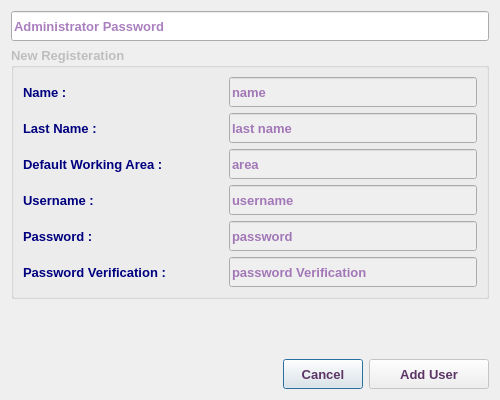
<?xml version="1.0" encoding="UTF-8"?>
<ui version="4.0">
 <class>AddUserDialog</class>
 <widget class="QDialog" name="AddUserDialog">
  <property name="windowModality">
   <enum>Qt::NonModal</enum>
  </property>
  <property name="enabled">
   <bool>true</bool>
  </property>
  <property name="geometry">
   <rect>
    <x>0</x>
    <y>0</y>
    <width>500</width>
    <height>400</height>
   </rect>
  </property>
  <property name="sizePolicy">
   <sizepolicy hsizetype="Fixed" vsizetype="Fixed">
    <horstretch>0</horstretch>
    <verstretch>0</verstretch>
   </sizepolicy>
  </property>
  <property name="minimumSize">
   <size>
    <width>500</width>
    <height>400</height>
   </size>
  </property>
  <property name="maximumSize">
   <size>
    <width>500</width>
    <height>400</height>
   </size>
  </property>
  <property name="font">
   <font>
    <family>Tahoma</family>
    <pointsize>10</pointsize>
   </font>
  </property>
  <property name="windowTitle">
   <string>Add New User</string>
  </property>
  <property name="windowIcon">
   <iconset resource="../../../../image.qrc">
    <normaloff>:/Image/add.png</normaloff>:/Image/add.png</iconset>
  </property>
  <property name="modal">
   <bool>true</bool>
  </property>
  <layout class="QVBoxLayout" name="verticalLayout_2">
   <item>
    <widget class="QLineEdit" name="adminPasswordLE">
     <property name="sizePolicy">
      <sizepolicy hsizetype="Expanding" vsizetype="Fixed">
       <horstretch>0</horstretch>
       <verstretch>0</verstretch>
      </sizepolicy>
     </property>
     <property name="minimumSize">
      <size>
       <width>170</width>
       <height>30</height>
      </size>
     </property>
     <property name="maximumSize">
      <size>
       <width>500</width>
       <height>30</height>
      </size>
     </property>
     <property name="font">
      <font>
       <family>Tahoma</family>
       <pointsize>10</pointsize>
       <weight>75</weight>
       <bold>true</bold>
      </font>
     </property>
     <property name="styleSheet">
      <string notr="true">color: rgb(85, 0, 127);</string>
     </property>
     <property name="echoMode">
      <enum>QLineEdit::Password</enum>
     </property>
     <property name="placeholderText">
      <string>Administrator Password</string>
     </property>
    </widget>
   </item>
   <item>
    <widget class="QGroupBox" name="groupBox">
     <property name="enabled">
      <bool>false</bool>
     </property>
     <property name="font">
      <font>
       <family>Tahoma</family>
       <pointsize>10</pointsize>
       <weight>75</weight>
       <bold>true</bold>
      </font>
     </property>
     <property name="title">
      <string>New Registeration</string>
     </property>
     <layout class="QVBoxLayout" name="verticalLayout">
      <item>
       <layout class="QHBoxLayout" name="horizontalLayout">
        <item>
         <widget class="QLabel" name="label">
          <property name="minimumSize">
           <size>
            <width>200</width>
            <height>30</height>
           </size>
          </property>
          <property name="maximumSize">
           <size>
            <width>200</width>
            <height>30</height>
           </size>
          </property>
          <property name="font">
           <font>
            <family>Tahoma</family>
            <pointsize>10</pointsize>
            <weight>75</weight>
            <bold>true</bold>
           </font>
          </property>
          <property name="styleSheet">
           <string notr="true">color: rgb(0, 0, 127);</string>
          </property>
          <property name="text">
           <string>Name :</string>
          </property>
         </widget>
        </item>
        <item>
         <widget class="QLineEdit" name="nameLE">
          <property name="minimumSize">
           <size>
            <width>200</width>
            <height>30</height>
           </size>
          </property>
          <property name="maximumSize">
           <size>
            <width>500</width>
            <height>30</height>
           </size>
          </property>
          <property name="font">
           <font>
            <family>Tahoma</family>
            <pointsize>10</pointsize>
            <weight>75</weight>
            <bold>true</bold>
           </font>
          </property>
          <property name="styleSheet">
           <string notr="true">color: rgb(85, 0, 127);</string>
          </property>
          <property name="echoMode">
           <enum>QLineEdit::Normal</enum>
          </property>
          <property name="placeholderText">
           <string>name</string>
          </property>
         </widget>
        </item>
       </layout>
      </item>
      <item>
       <layout class="QHBoxLayout" name="horizontalLayout_2">
        <item>
         <widget class="QLabel" name="label_2">
          <property name="minimumSize">
           <size>
            <width>200</width>
            <height>30</height>
           </size>
          </property>
          <property name="maximumSize">
           <size>
            <width>200</width>
            <height>30</height>
           </size>
          </property>
          <property name="font">
           <font>
            <family>Tahoma</family>
            <pointsize>10</pointsize>
            <weight>75</weight>
            <bold>true</bold>
           </font>
          </property>
          <property name="styleSheet">
           <string notr="true">color: rgb(0, 0, 127);</string>
          </property>
          <property name="text">
           <string>Last Name :</string>
          </property>
         </widget>
        </item>
        <item>
         <widget class="QLineEdit" name="lastnameLE">
          <property name="minimumSize">
           <size>
            <width>200</width>
            <height>30</height>
           </size>
          </property>
          <property name="maximumSize">
           <size>
            <width>500</width>
            <height>30</height>
           </size>
          </property>
          <property name="font">
           <font>
            <family>Tahoma</family>
            <pointsize>10</pointsize>
            <weight>75</weight>
            <bold>true</bold>
           </font>
          </property>
          <property name="styleSheet">
           <string notr="true">color: rgb(85, 0, 127);</string>
          </property>
          <property name="echoMode">
           <enum>QLineEdit::Normal</enum>
          </property>
          <property name="placeholderText">
           <string>last name</string>
          </property>
         </widget>
        </item>
       </layout>
      </item>
      <item>
       <layout class="QHBoxLayout" name="horizontalLayout_3">
        <item>
         <widget class="QLabel" name="label_3">
          <property name="minimumSize">
           <size>
            <width>200</width>
            <height>30</height>
           </size>
          </property>
          <property name="maximumSize">
           <size>
            <width>200</width>
            <height>30</height>
           </size>
          </property>
          <property name="font">
           <font>
            <family>Tahoma</family>
            <pointsize>10</pointsize>
            <weight>75</weight>
            <bold>true</bold>
           </font>
          </property>
          <property name="styleSheet">
           <string notr="true">color: rgb(0, 0, 127);</string>
          </property>
          <property name="text">
           <string>Default Working Area :</string>
          </property>
         </widget>
        </item>
        <item>
         <widget class="QLineEdit" name="areaLE">
          <property name="minimumSize">
           <size>
            <width>200</width>
            <height>30</height>
           </size>
          </property>
          <property name="maximumSize">
           <size>
            <width>500</width>
            <height>30</height>
           </size>
          </property>
          <property name="font">
           <font>
            <family>Tahoma</family>
            <pointsize>10</pointsize>
            <weight>75</weight>
            <bold>true</bold>
           </font>
          </property>
          <property name="styleSheet">
           <string notr="true">color: rgb(85, 0, 127);</string>
          </property>
          <property name="echoMode">
           <enum>QLineEdit::Normal</enum>
          </property>
          <property name="placeholderText">
           <string>area</string>
          </property>
         </widget>
        </item>
       </layout>
      </item>
      <item>
       <layout class="QHBoxLayout" name="horizontalLayout_4">
        <item>
         <widget class="QLabel" name="label_4">
          <property name="minimumSize">
           <size>
            <width>200</width>
            <height>30</height>
           </size>
          </property>
          <property name="maximumSize">
           <size>
            <width>200</width>
            <height>30</height>
           </size>
          </property>
          <property name="font">
           <font>
            <family>Tahoma</family>
            <pointsize>10</pointsize>
            <weight>75</weight>
            <bold>true</bold>
           </font>
          </property>
          <property name="styleSheet">
           <string notr="true">color: rgb(0, 0, 127);</string>
          </property>
          <property name="text">
           <string>Username :</string>
          </property>
         </widget>
        </item>
        <item>
         <widget class="QLineEdit" name="usernameLE">
          <property name="minimumSize">
           <size>
            <width>200</width>
            <height>30</height>
           </size>
          </property>
          <property name="maximumSize">
           <size>
            <width>500</width>
            <height>30</height>
           </size>
          </property>
          <property name="font">
           <font>
            <family>Tahoma</family>
            <pointsize>10</pointsize>
            <weight>75</weight>
            <bold>true</bold>
           </font>
          </property>
          <property name="styleSheet">
           <string notr="true">color: rgb(85, 0, 127);</string>
          </property>
          <property name="echoMode">
           <enum>QLineEdit::Normal</enum>
          </property>
          <property name="placeholderText">
           <string>username</string>
          </property>
         </widget>
        </item>
       </layout>
      </item>
      <item>
       <layout class="QHBoxLayout" name="horizontalLayout_5">
        <item>
         <widget class="QLabel" name="label_5">
          <property name="minimumSize">
           <size>
            <width>200</width>
            <height>30</height>
           </size>
          </property>
          <property name="maximumSize">
           <size>
            <width>200</width>
            <height>30</height>
           </size>
          </property>
          <property name="font">
           <font>
            <family>Tahoma</family>
            <pointsize>10</pointsize>
            <weight>75</weight>
            <bold>true</bold>
           </font>
          </property>
          <property name="styleSheet">
           <string notr="true">color: rgb(0, 0, 127);</string>
          </property>
          <property name="text">
           <string>Password :</string>
          </property>
         </widget>
        </item>
        <item>
         <widget class="QLineEdit" name="passwordLE">
          <property name="minimumSize">
           <size>
            <width>200</width>
            <height>30</height>
           </size>
          </property>
          <property name="maximumSize">
           <size>
            <width>500</width>
            <height>30</height>
           </size>
          </property>
          <property name="font">
           <font>
            <family>Tahoma</family>
            <pointsize>10</pointsize>
            <weight>75</weight>
            <bold>true</bold>
           </font>
          </property>
          <property name="styleSheet">
           <string notr="true">color: rgb(85, 0, 127);</string>
          </property>
          <property name="echoMode">
           <enum>QLineEdit::Password</enum>
          </property>
          <property name="placeholderText">
           <string>password</string>
          </property>
         </widget>
        </item>
       </layout>
      </item>
      <item>
       <layout class="QHBoxLayout" name="horizontalLayout_6">
        <item>
         <widget class="QLabel" name="label_6">
          <property name="minimumSize">
           <size>
            <width>200</width>
            <height>30</height>
           </size>
          </property>
          <property name="maximumSize">
           <size>
            <width>200</width>
            <height>30</height>
           </size>
          </property>
          <property name="font">
           <font>
            <family>Tahoma</family>
            <pointsize>10</pointsize>
            <weight>75</weight>
            <bold>true</bold>
           </font>
          </property>
          <property name="styleSheet">
           <string notr="true">color: rgb(0, 0, 127);</string>
          </property>
          <property name="text">
           <string>Password Verification :</string>
          </property>
         </widget>
        </item>
        <item>
         <widget class="QLineEdit" name="passwordVerifyLE">
          <property name="minimumSize">
           <size>
            <width>200</width>
            <height>30</height>
           </size>
          </property>
          <property name="maximumSize">
           <size>
            <width>500</width>
            <height>30</height>
           </size>
          </property>
          <property name="font">
           <font>
            <family>Tahoma</family>
            <pointsize>10</pointsize>
            <weight>75</weight>
            <bold>true</bold>
           </font>
          </property>
          <property name="styleSheet">
           <string notr="true">color: rgb(85, 0, 127);</string>
          </property>
          <property name="echoMode">
           <enum>QLineEdit::Password</enum>
          </property>
          <property name="placeholderText">
           <string>password Verification</string>
          </property>
         </widget>
        </item>
       </layout>
      </item>
     </layout>
    </widget>
   </item>
   <item>
    <spacer name="verticalSpacer">
     <property name="font">
      <font>
       <family>Tahoma</family>
       <pointsize>10</pointsize>
      </font>
     </property>
     <property name="orientation">
      <enum>Qt::Vertical</enum>
     </property>
     <property name="sizeHint" stdset="0">
      <size>
       <width>20</width>
       <height>40</height>
      </size>
     </property>
    </spacer>
   </item>
   <item>
    <layout class="QHBoxLayout" name="horizontalLayout_7">
     <item>
      <spacer name="horizontalSpacer">
       <property name="font">
        <font>
         <family>Tahoma</family>
         <pointsize>10</pointsize>
        </font>
       </property>
       <property name="orientation">
        <enum>Qt::Horizontal</enum>
       </property>
       <property name="sizeHint" stdset="0">
        <size>
         <width>40</width>
         <height>20</height>
        </size>
       </property>
      </spacer>
     </item>
     <item>
      <widget class="QPushButton" name="cancelBtn">
       <property name="minimumSize">
        <size>
         <width>0</width>
         <height>30</height>
        </size>
       </property>
       <property name="maximumSize">
        <size>
         <width>200</width>
         <height>30</height>
        </size>
       </property>
       <property name="font">
        <font>
         <family>Tahoma</family>
         <pointsize>10</pointsize>
         <weight>75</weight>
         <bold>true</bold>
        </font>
       </property>
       <property name="styleSheet">
        <string notr="true">color: rgb(92, 53, 102);</string>
       </property>
       <property name="text">
        <string>Cancel</string>
       </property>
      </widget>
     </item>
     <item>
      <widget class="QPushButton" name="okBtn">
       <property name="enabled">
        <bool>false</bool>
       </property>
       <property name="sizePolicy">
        <sizepolicy hsizetype="Preferred" vsizetype="Fixed">
         <horstretch>0</horstretch>
         <verstretch>0</verstretch>
        </sizepolicy>
       </property>
       <property name="minimumSize">
        <size>
         <width>120</width>
         <height>30</height>
        </size>
       </property>
       <property name="maximumSize">
        <size>
         <width>200</width>
         <height>30</height>
        </size>
       </property>
       <property name="font">
        <font>
         <family>Tahoma</family>
         <pointsize>10</pointsize>
         <weight>75</weight>
         <bold>true</bold>
        </font>
       </property>
       <property name="styleSheet">
        <string notr="true">color: rgb(92, 53, 102);</string>
       </property>
       <property name="text">
        <string>Add User</string>
       </property>
       <property name="icon">
        <iconset resource="../../../../image.qrc">
         <normaloff>:/Image/add.png</normaloff>:/Image/add.png</iconset>
       </property>
       <property name="iconSize">
        <size>
         <width>20</width>
         <height>20</height>
        </size>
       </property>
      </widget>
     </item>
    </layout>
   </item>
  </layout>
 </widget>
 <tabstops>
  <tabstop>adminPasswordLE</tabstop>
  <tabstop>nameLE</tabstop>
  <tabstop>lastnameLE</tabstop>
  <tabstop>areaLE</tabstop>
  <tabstop>usernameLE</tabstop>
  <tabstop>passwordLE</tabstop>
  <tabstop>passwordVerifyLE</tabstop>
  <tabstop>okBtn</tabstop>
  <tabstop>cancelBtn</tabstop>
 </tabstops>
 <resources>
  <include location="../../../../image.qrc"/>
 </resources>
 <connections/>
</ui>
